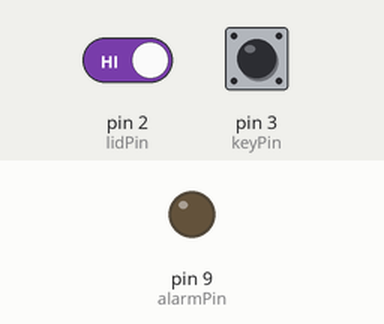
This sketch was run on a simulated Arduino Uno, built with avr-gcc and run on an emulated ATmega328P. Parts: output pins drawn as LEDs (lit = HIGH). The test bench sets the inputs (shaded band); at power-on: pin 2 (lidPin) HIGH, pin 3 (keyPin) LOW.

Above: at 1.2 s.
1.3 s: pin 2 (lidPin) driven LOW
At 2.4 s:
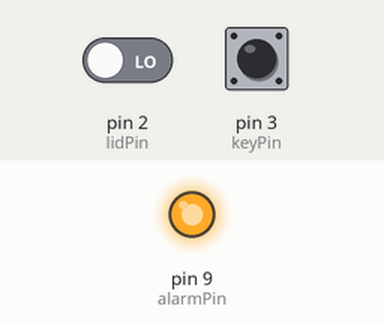
2.8 s: pin 2 (lidPin) driven HIGH
At 3.6 s:
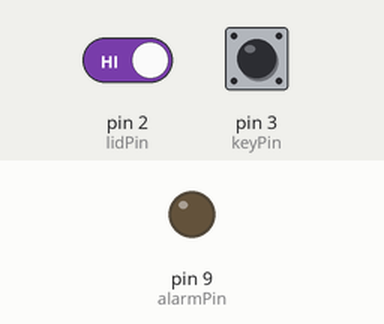
Timing chart, 0 to 5.8 s (numbered marks = the images above; inputs shaded):
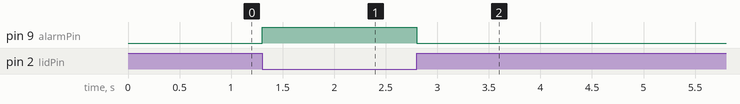

The sketch:

Safe_Code.ino
```cpp
//Initializing a variable to store the value of the button state
int lidState = 0;
int keyState = 0;
int lidPin = 2;
int keyPin = 3;
int alarmPin = 9;

// the setup function runs once when you press reset or power the board


void setup() {
  // initialize digital I/O pins
  pinMode(lidPin, INPUT);
  pinMode(keyPin, INPUT);
  pinMode(alarmPin, OUTPUT);
}

// the loop function runs over and over again forever
void loop() {

  lidState = digitalRead(lidPin);
  if ( lidState == LOW )
  {
    keyState = digitalRead(keyPin);
    if ( keyState == HIGH )
      digitalWrite(alarmPin, LOW);
    else
      digitalWrite(alarmPin, HIGH);
  }
  else
    digitalWrite(alarmPin, LOW);
}
```

Measured:
- after the input at 1.3 s, pin 9 (alarmPin): LOW → HIGH at once
- after the input at 2.8 s, pin 9 (alarmPin): HIGH → LOW at once
